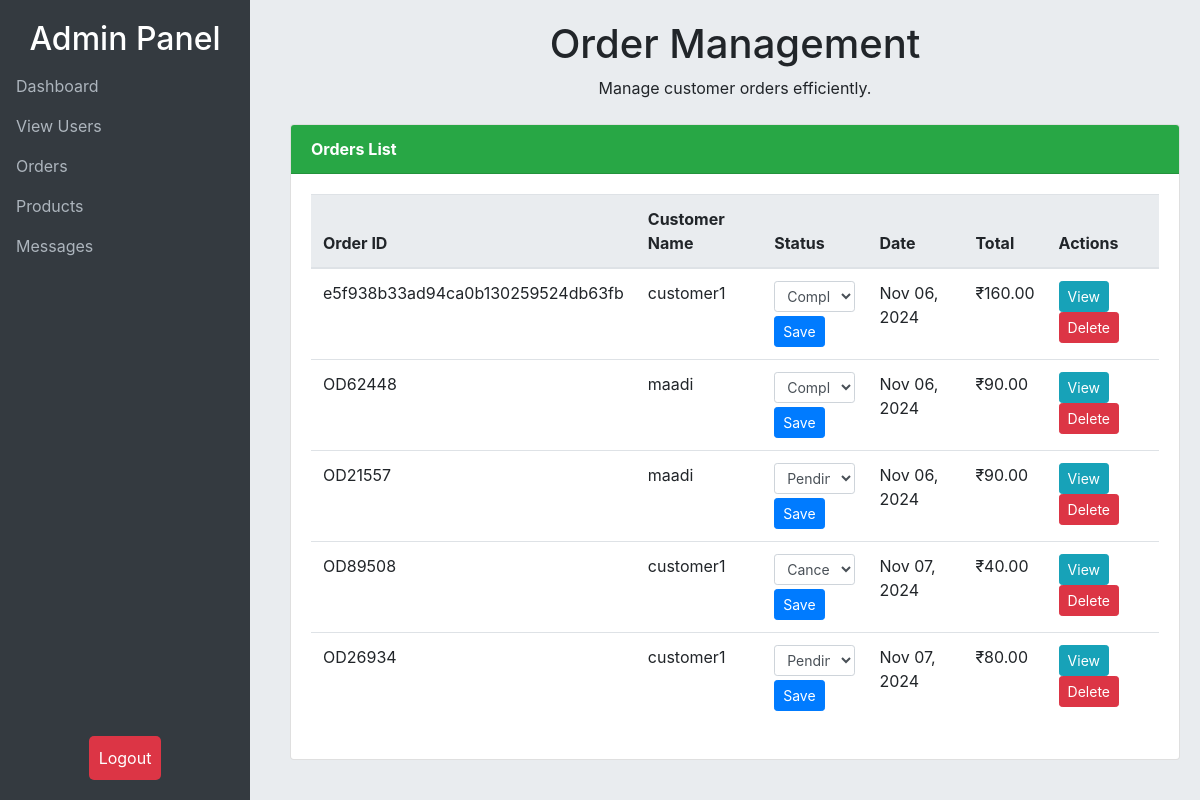
Screenshot of /custom_admin/orders/ (signed in) with the database file from the repository.
### shop/models.py (models this page shows, shortened)
class Order(models.Model):
    order_id = models.CharField(max_length=10, unique=True, editable=False)  # Format: ODxxxxx
    user = models.ForeignKey(User, on_delete=models.CASCADE)
    state = models.CharField(max_length=100, default=" ")
    total_price = models.DecimalField(max_digits=10, decimal_places=2)
    created_at = models.DateTimeField(auto_now_add=True)
    updated_at = models.DateTimeField(auto_now=True)
    status = models.CharField(max_length=20, default='Pending')
    cart = models.ForeignKey('Cart', on_delete=models.CASCADE, null=True)
    delivery_time = models.TextField(max_length=255, null=True)

### custom_admin/views.py (the view)
# urls.py: path('orders/', manage_orders, name='manage_orders'),
@login_required
def manage_orders(request):
    order_id = request.GET.get('order_id')
    status = request.GET.get('status')
    orders = Order.objects.all()
    if order_id:
        orders = orders.filter(id=order_id)
    if status:
        orders = orders.filter(status=status)
    total_orders = orders.count()
    pending_orders = orders.filter(status='Pending').count()
    completed_orders = orders.filter(status='Completed').count()
    context = {
        'orders': orders,
        'total_orders': total_orders,
        'pending_orders': pending_orders,
        'completed_orders': completed_orders,
    }
    return render(request, 'order_list.html', context)

### templates/order_list.html (shortened to what this page needs)
<!DOCTYPE html>
<html lang="en">
<head>
    <link rel="stylesheet" href="https://stackpath.bootstrapcdn.com/bootstrap/4.5.2/css/bootstrap.min.css">
</head>
<body>
    <div class="sidebar">
        <h2 class="text-center">Admin Panel</h2>
        <ul class="nav flex-column">
            <li class="nav-item">
                <a class="nav-link active" href="">Dashboard</a>
            </li>
            <li class="nav-item">
                <a class="nav-link" href="{% url 'manage_users' %}" data-toggle="tooltip"
                    title="Manage user accounts and roles">View Users</a>
            </li>
            <li class="nav-item">
                <a class="nav-link" href="{% url 'manage_orders' %}" data-toggle="tooltip"
                    title="View and manage orders">Orders</a>
            </li>
            <li class="nav-item">
                <a class="nav-link" href="{% url 'manage_products' %}" data-toggle="tooltip"
                    title="Manage product listings">Products</a>
            </li>
            <li class="nav-item">
                <a class="nav-link" href="{% url 'view_messages' %}" data-toggle="tooltip"
                    title="Manage product listings">Messages</a>
            </li>
            <li class="nav-item logout-btn">
                <form action="{% url 'logout' %}" method="post">
                    <button type="submit" class="btn logout-button">Logout</button>
                </form>
            </li>
        </ul>
    </div>
    <div class="content">
        <h1 class="text-center">Order Management</h1>
        <p class="text-center">Manage customer orders efficiently.</p>
        <div class="card mt-4">
            <div class="card-header">Orders List</div>
            <div class="card-body">
                <table class="table table-hover">
                    <thead>
                        <tr>
                            <th>Order ID</th>
                            <th>Customer Name</th>
                            <th>Status</th>
                            <th>Date</th>
                            <th>Total</th>
                            <th>Actions</th>
                        </tr>
                    </thead>
                    <tbody>
                        {% for order in orders %}
                        <tr id="order-row-{{ order.id }}">
                            <td>{{ order.order_id }}</td>
                            <td>{{ order.user.username }}</td>
                            <td>
                                <select id="status-dropdown-{{ order.id }}" class="form-control form-control-sm">
                                    <option value="Pending" {% if order.status == 'Pending' %}selected{% endif %}>Pending</option>
                                    <option value="Completed" {% if order.status == 'Completed' %}selected{% endif %}>Completed</option>
                                    <option value="Cancelled" {% if order.status == 'Cancelled' %}selected{% endif %}>Cancelled</option>
                                </select>
                                <button class="btn btn-primary btn-sm mt-1" onclick="saveStatus('{{ order.id }}')">Save</button>
                            </td>
                            <td>{{ order.created_at|date:"M d, Y" }}</td>
                            <td>₹{{ order.total_price|floatformat:2 }}</td>
                            <td>
                                <button onclick="loadOrderDetails('{{ order.id }}')"
                                    class="btn btn-info btn-sm">View</button>
                                <button onclick="deleteOrder('{{ order.id }}')"
                                    class="btn btn-danger btn-sm">Delete</button>
                            </td>
                        </tr>
                        {% empty %}
                        <tr>
                            <td colspan="6" class="text-center">No orders found.</td>
                        </tr>
                        {% endfor %}
                    </tbody>
                </table>
            </div>
        </div>
    </div>
</body>
</html>

### templates/order_list.html (style rules this page uses)
body { background-color: #e9ecef; }
.sidebar { background-color: #343a40; height: 100vh; color: white; position: fixed; width: 250px; padding: 20px 0; }
.sidebar a { color: #adb5bd; text-decoration: none; }
.content { margin-left: 270px; padding: 20px; min-height: 100vh; }
.card-header { background-color: #28a745; color: white; font-weight: bold; border-top-left-radius: 10px; border-top-right-radius: 10px; }
.logout-btn { position: absolute; bottom: 20px; width: 100%; text-align: center; }
.logout-button { background-color: #dc3545; color: white; border: none; border-radius: 5px; padding: 10px; cursor: pointer; }
.table th { background-color: #e9ecef; }

### rows the page displays
Order: order_id "e5f938b33ad94ca0b130259524db63fb", user.username "customer1", status+id "Completed", created_at "Nov 06, 2024", total_price "160.00"
Order: order_id "OD62448", user.username "maadi", status+id "Completed", created_at "Nov 06, 2024", total_price "90.00"
Order: order_id "OD21557", user.username "maadi", status+id "Pending", created_at "Nov 06, 2024", total_price "90.00"
Order: order_id "OD89508", user.username "customer1", status+id "Cancelled", created_at "Nov 07, 2024", total_price "40.00"
Order: order_id "OD26934", user.username "customer1", status+id "Pending", created_at "Nov 07, 2024", total_price "80.00"
